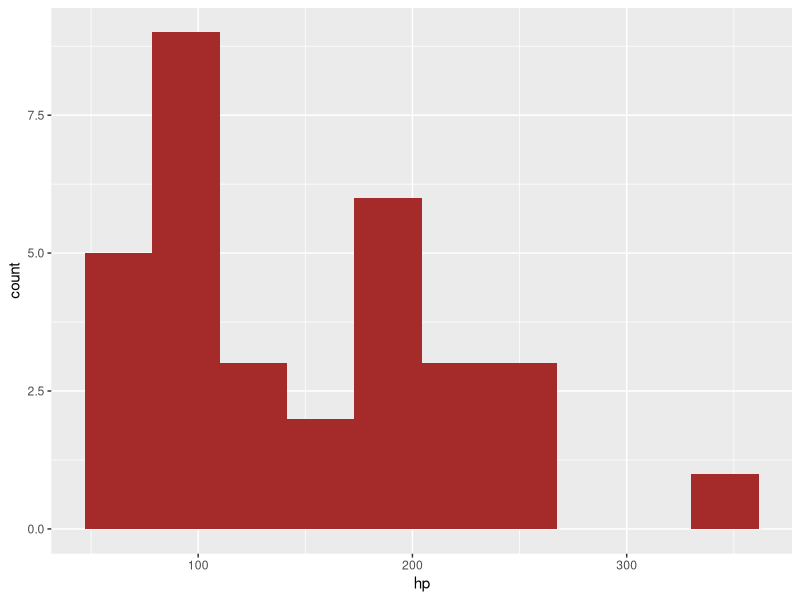
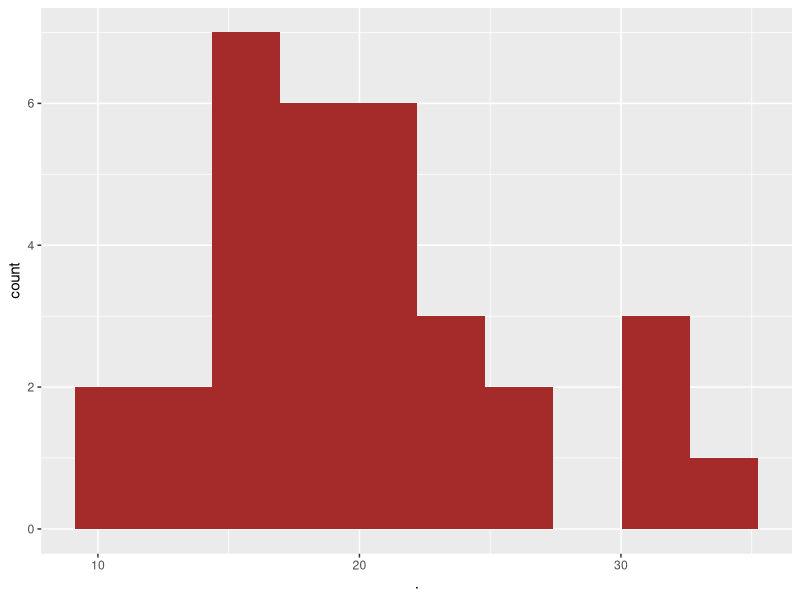
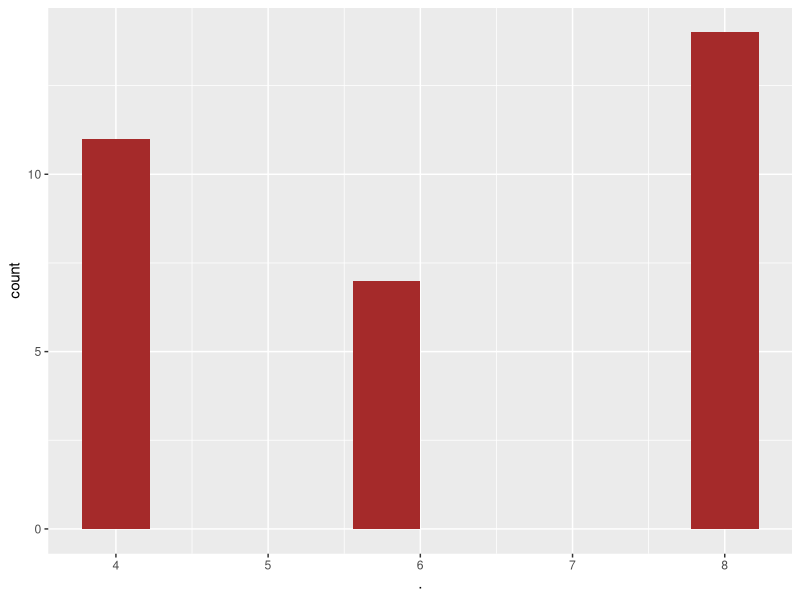
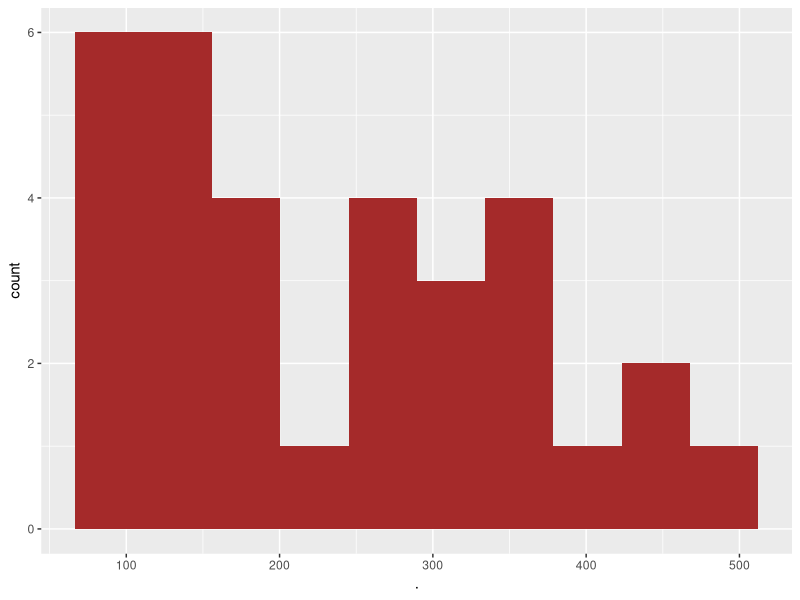
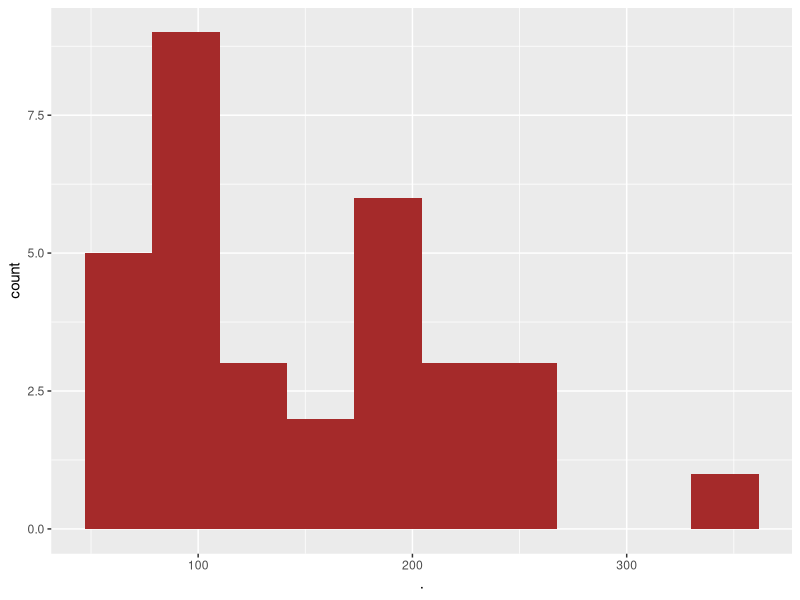
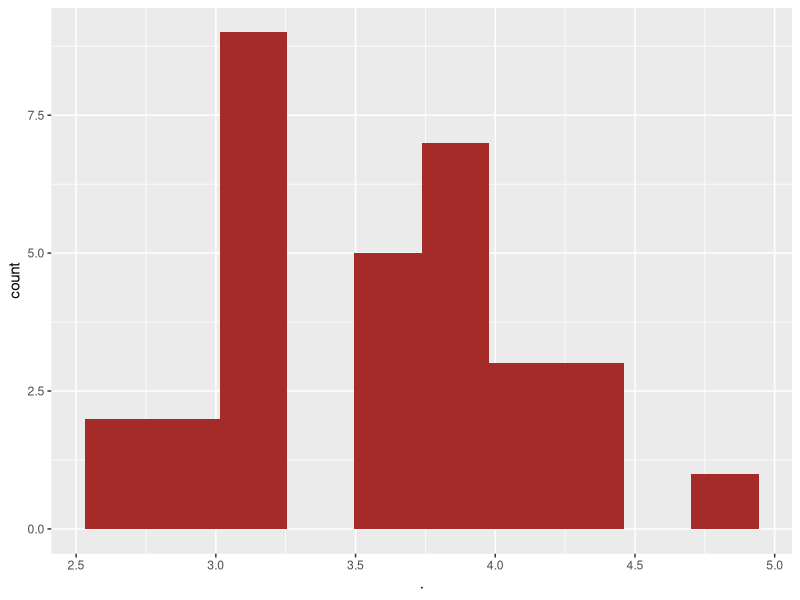
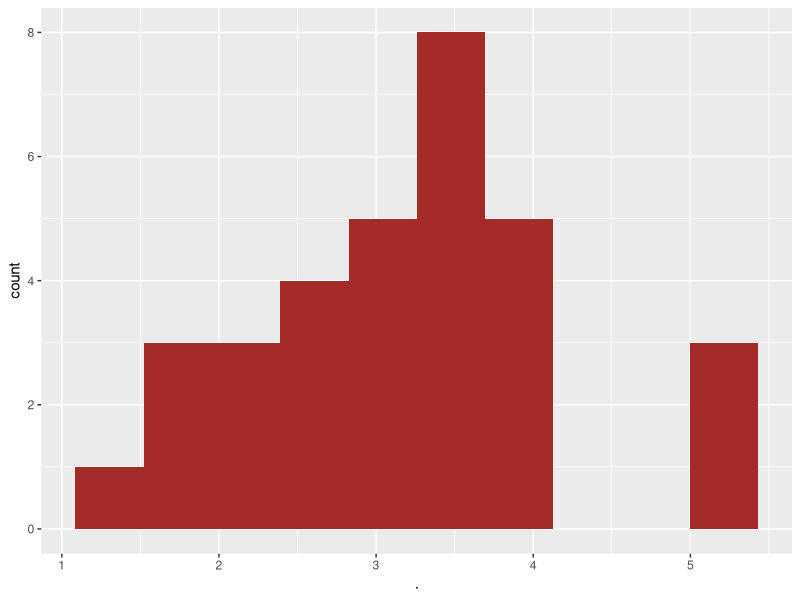
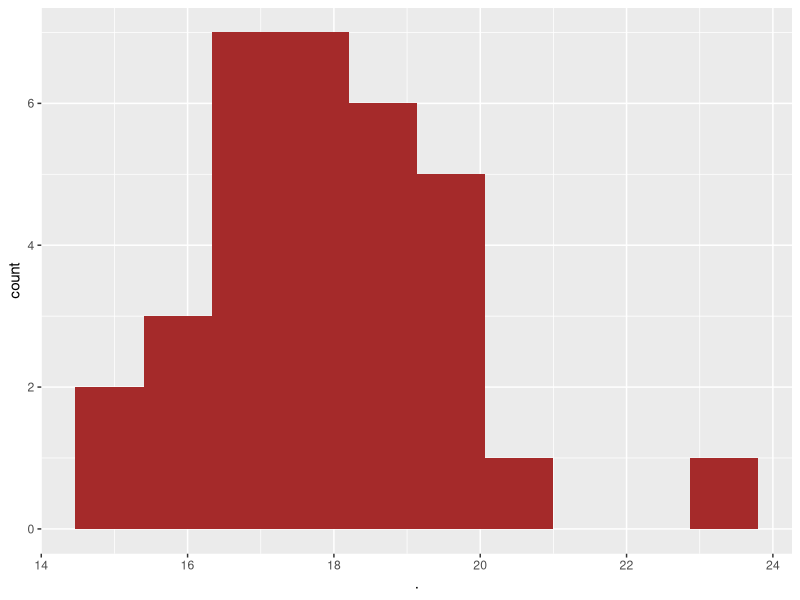

Recreate these plots in R, in order. (Note: this script raises an error after producing the figures.)
# hjemmelekse 2

x <- c(10,20,30)

trekk_fra_tre <- function(x) {
  x-3
}

trekk_fra_tre(x)


#2.1 Summere to tall

x <- c(1,2,3,10)
y <- c(4,5,6,23)

sum_to <- function(x,y) {
  x+y
}

#2.2 Multipliserer to tall

mult_to <- function(x,y){
  x*y
  
}

mult_to(x,y)

#2.3 Kvadrerer


# Feilmelding "Error in kvadrer_x() : argument "x" is missing, with no default"
# Denne kommer for en prøver å kvadrere "ingenting", uten at en har gitt R beksjed om hvordan et slikt tilfelle skal behandles. 

kvadrer_x <- function(x=NA) {
  if(is.na(x)) {
    stop("Du har ikke angitt hva som skal kvadreres, prøv å legge inn et tall")
  }
  x^2
}

kvadrer_x(3)

#2.4 Default verdien er "pearson". Denne angir at en skal bruke Pearson correlation cofficient for beregning, dersom et av de to andre valgene ikke er spesifisert. 



#2.5 Finnes to i vektoren? 

finnes_to <- function(var) {
  any({{var}} ==2)
  
}

finnes_to(x)
finnes_to(y)


#2.6 Disse funksjonene finnes allerede i R, dersom en lager nye funksjoner med disse navnene overskriver man de innebygde funksjonene. 


# 2.7 er partall
er_partall <-  function(x) {
  x/2 == round(x/2)
  
}

er_partall(100)

#"FALSE" i er_partall vil alltid være oddetall, kan derfor bruke er_partall også til å stadfeste at er tall er oddetall "

# 2.8 if vs if_else
# ved bruk av if(), vil det man ønsker å sammenligne/teste gjennomført dersom det er sant (TRUE), Dersom FALSE, vil ingenting skje. 
# Ved bruk av ifelse vil en også kunne evaluere/returnere et svar dersom utfallet blir "FALSE" 
# Ville brukt ifelse i en funksjon. 


#2.9 uten de dobble parantesene, {{}}, vil ikke R skjønne at det er variabelen inne i funksjonen vi ønsker å finne, men  begynne å lete etter en variabel globalt. 

library(tidyverse)

## Funksjon som virker
lag_histogram <-  function(.data, variabel) {
  .data %>% 
    ggplot(aes(x = {{variabel}}))+
    geom_histogram(bins=10, fill="brown")
}

lag_histogram(mtcars, hp)

purrr:: map(.x=mtcars, .f= ~lag_histogram(.data = mtcars, variabel=.))

# 3. God. 

library(lubridate)

## se denne
lubridate::hour(now())

greeting <- function(x= now(), output_som_melding = FALSE) {
  
  if(x %>%
     str_split(" ") %>%
     map_chr(2) < 09:00:00) { 
    return(paste0("God Morgen"))
  }
  
  if(x %>%
     str_split(" ") %>%
     map_chr(2) < 12:00:00) { 
    return(paste0("God formiddag"))
  }
  
  if(x %>%
     str_split(" ") %>%
     map_chr(2) < 15:00:00) { 
    return(paste0("God ettermiddag"))
  }  
  
  if(x %>%
     str_split(" ") %>%
     map_chr(2) < 18:00:00) { 
    return(paste0("God kveld"))
  }  
  
  if(x %>%
     str_split(" ") %>%
     map_chr(2) > 00:00:00) { 
    return(paste0("God natt"))
  }
  
}

greeting()



################################ Ikke med i lekse!##########################
now()


#finnklokkeslett
get_time <- function(time = now()) {
  time %>%
    str_split(" ") %>%
    map_chr(2) 
}


get_time()


get_time2 <- function(time = now()) {
  time %>%
    str_split(" ") %>%
    map_chr(2) %>%
    hms()
}

get_time2()

###############################################################################




############## 4. #konverteringer##################


#Farenheit konvertering
farenheit_to__celcius <- function(x) {
  round((x-32)*5/9)
}

farenheit_to__celcius(64)

#celsius konvertering
celsius_to__farenheit <- function(x) {
  round((x*9/5)+32)
}

celsius_to__farenheit(23)

#funksjon i funksjon
farenheit_to__celcius(celsius_to__farenheit(23))




######### 5 DingDong #####################

dingdong <- function(x){
  
  if(x /5 == round(x/5) & x /3 == round(x/3)) { 
    return(paste0("DingDong"))
  }
  
  if(x /3 == round(x/3)) { 
    return(paste0("Ding"))
  }
  
  if(x /5 == round(x/5)) { 
    return(paste0("DingDong"))
  }
  
  x
}

dingdong(15)




